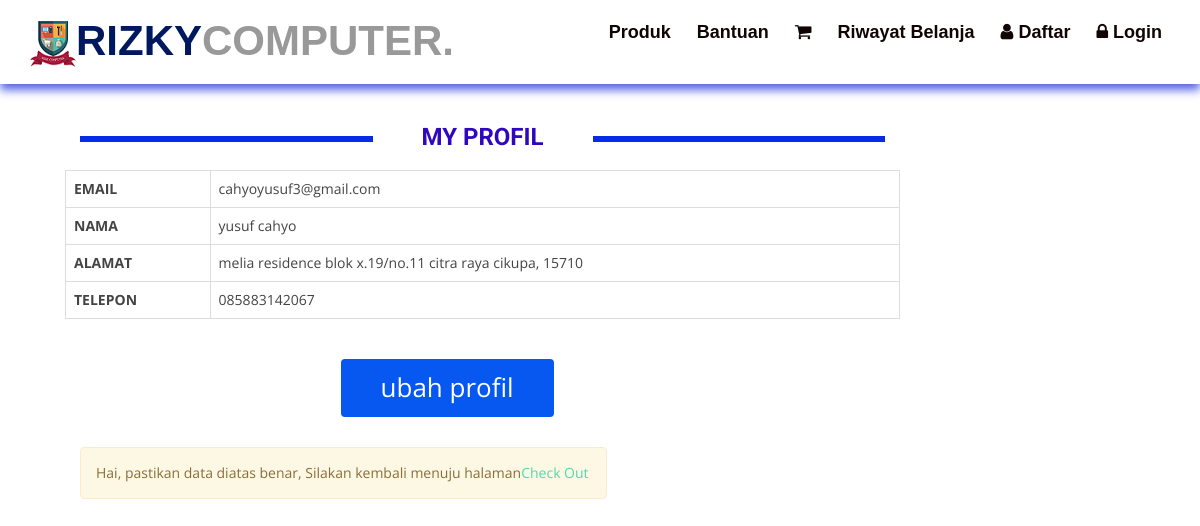
The page /profil.php?id=1 on the database its author committed.
### tables this page shows
CREATE TABLE `pelanggan` (
  `id_pelanggan` int(11) NOT NULL,
  `email_pelanggan` varchar(100) NOT NULL,
  `password_pelanggan` varchar(8) NOT NULL,
  `nama_pelanggan` varchar(50) NOT NULL,
  `telepon_pelanggan` varchar(13) NOT NULL,
  `alamat_pelanggan` varchar(100) NOT NULL
);

### profil.php (the view, shortened to what this page needs)
<?php
include 'koneksi.php';
$id_pelanggan = $_GET['id'];
$ambil = $koneksi->query("SELECT * FROM pelanggan WHERE id_pelanggan='$id_pelanggan'");
$detail = $ambil->fetch_assoc();
?>
<!DOCTYPE html>
<html lang="en">
<head>
    <link href="css/bootstrap.min.css" rel="stylesheet">
      <link href="lib/font-awesome/css/font-awesome.min.css" rel="stylesheet">
    <link href="css/prettyPhoto.css" rel="stylesheet">
    <link href="css/price-range.css" rel="stylesheet">
    <link href="css/animate.css" rel="stylesheet">
	<link href="css/main.css" rel="stylesheet">
	<link href="css/responsive.css" rel="stylesheet">
</head>
<?php
include 'menu.php';
?>
<br><section>
						<div class="col-sm-9 padding-right">
							<div class="features_items">
						<h2 class="title text-center">my profil</h2>
						<table class="table table-bordered">
                            <tr>
                                    <th>EMAIL</th>
                                    <td><?php echo $detail['email_pelanggan']; ?></td>
                                </tr>
                                <tr>
                                    <th>NAMA</th>
                                    <td><?php echo $detail['nama_pelanggan']; ?></td>
                                </tr>
                                <tr>
                                    <th>ALAMAT</th>
                                    <td><?php echo $detail['alamat_pelanggan'];?></td>
                                </tr>
                                <tr>
                                    <th>TELEPON</th>
                                    <td><?php echo $detail['telepon_pelanggan']; ?></td>
                                </tr>
                          </table>
<a href="ubahprofil.php?id=<?php echo $detail['id_pelanggan'];?>" class="btn btn-primary">ubah profil</a>
  <div class="col-md-8">
  <div class="alert alert-warning">
 <p>Hai,<?php echo $_SESSION["pelanggan"]
              ["nama_pelanggan"];?> pastikan data diatas benar, Silakan kembali menuju halaman<a href="checkout.php?id=<?php echo $detail['id_pelanggan'];?>">Check Out</a>
    </p>
    </div>
    </div>
						</div>
						</div>
</section><br>

### css/main.css (style rules this page uses)
body { font-family: 'Roboto', sans-serif; background: white; position: relative; font-weight:400px; }
a { -webkit-transition: 300ms; -moz-transition: 300ms; -o-transition: 300ms; transition: 300ms; }
h1, h2, h3, h4, h5, h6 { font-family: 'Roboto', sans-serif; }
.left-sidebar h2:after, h2.title:after { content: " "; position: absolute; border: 3px solid #092ae7; bottom:8px; left: 0; width: 100%; z-index: -2; }
h2.title:before { content: " "; position: absolute; background: #fff; bottom: -6px; width: 220px; height: 30px; z-index: -1; left: 50%; margin-left: -110px; }
.padding-right { padding-right: 0; }
.features_items { margin-left: 50px; }
h2.title { color: #2f07c0; font-family: 'Roboto', sans-serif; font-size: 24px; font-weight: bold; margin: 0 15px; text-transform: uppercase; margin-bottom: 20px; margin-top: 20px; position: relative; }
.btn.btn-primary { font-size: 26px; background:#0658f1; border: 3px none; border-radius: 4px; margin-top: 20px; margin-bottom: 30px; margin-left: 33%; padding-left: 40px; padding-top: 10px; padding-bottom: 10px; padding-right: 40px; }

### css/style.css (style rules this page uses)
body { background: #fff; color: #444; font-family: "Open Sans", sans-serif; }
a { color: #50d8af; transition: 0.5s; }
p { padding: 0; margin: 0 0 30px 0; }
h1, h2, h3, h4, h5, h6 { font-family: "Montserrat", sans-serif; font-weight: 400; margin: 0 0 20px 0; padding: 0; }

### rows shown on the page
pelanggan: email_pelanggan "cahyoyusuf3@gmail.com", nama_pelanggan "yusuf cahyo", alamat_pelanggan "melia residence blok x.19/no.11 citra raya cikupa, 15710", telepon_pelanggan "085883142067"
